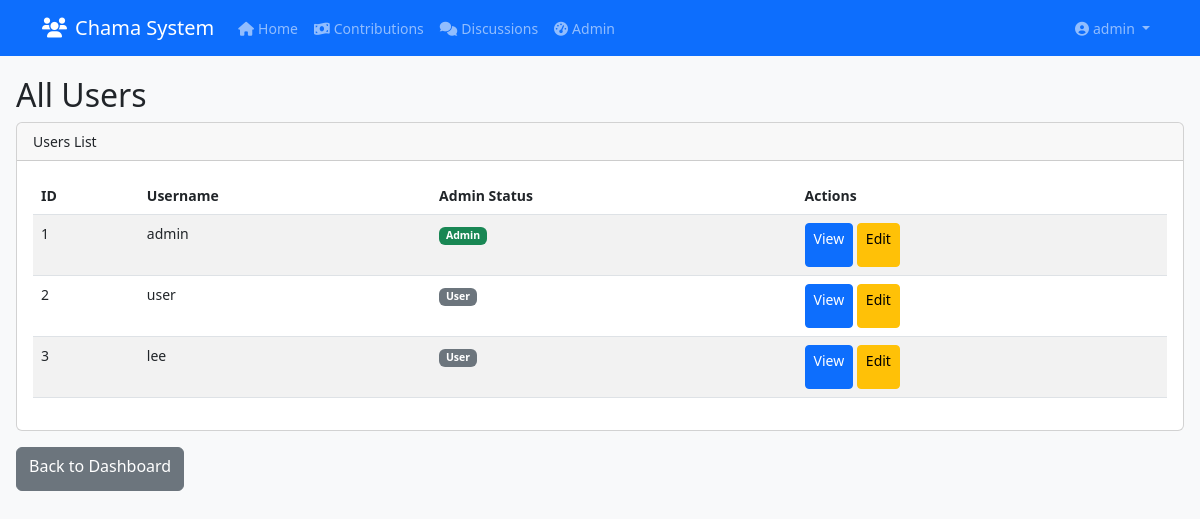
Before: /admin/users (signed in) with the older database file.
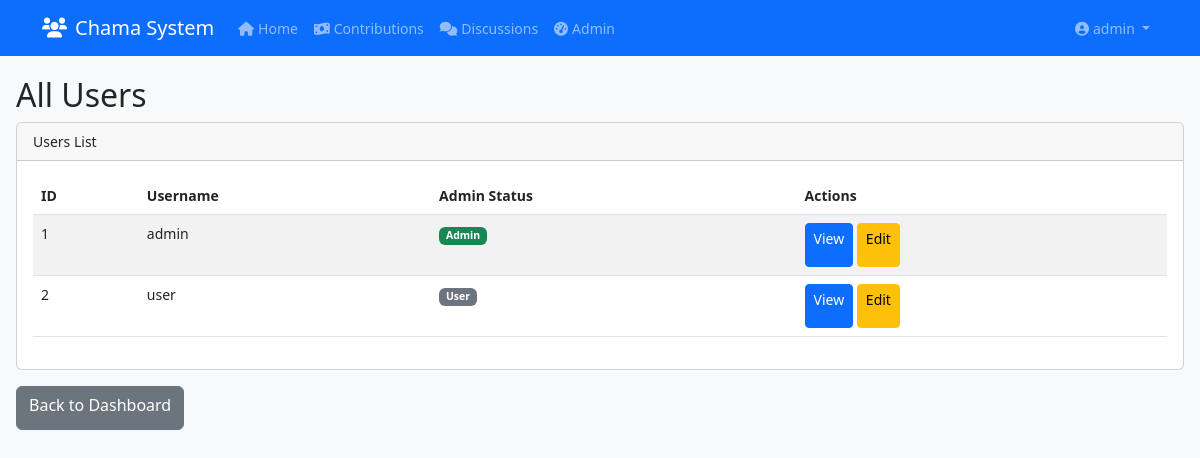
After: the same page with the newer database file.
### fixed_app.py (models this page shows, shortened)
class User(db.Model, UserMixin):
    id = db.Column(db.Integer, primary_key=True)
    username = db.Column(db.String(80), unique=True, nullable=False)
    password = db.Column(db.String(200), nullable=False)
    is_admin = db.Column(db.Boolean, default=False)
    last_seen = db.Column(db.DateTime, default=datetime.utcnow)
    is_online = db.Column(db.Boolean, default=False)
    members = db.relationship('Member', backref='user', lazy=True)

### fixed_app.py (the view)
@app.route('/admin/users')
@login_required
@admin_required
def admin_users():
    users = User.query.all()
    return render_template('admin/users.html', users=users)

### fixed_app.py (called while the page is built)
@login_manager.user_loader
def load_user(user_id):
    return User.query.get(int(user_id))

def admin_required(f):
    @wraps(f)
    def decorated_function(*args, **kwargs):
        if not current_user.is_admin:
            abort(403)
        return f(*args, **kwargs)
    return decorated_function

### templates/admin/users.html
{% extends "base.html" %}
{% block content %}
<h2>All Users</h2>
<div class="card">
    <div class="card-header">
        Users List
    </div>
    <div class="card-body">
        <table class="table table-striped">
            <thead>
                <tr>
                    <th>ID</th>
                    <th>Username</th>
                    <th>Admin Status</th>
                    <th>Actions</th>
                </tr>
            </thead>
            <tbody>
                {% for user in users %}
                <tr>
                    <td>{{ user.id }}</td>
                    <td>{{ user.username }}</td>
                    <td>
                        {% if user.is_admin %}
                            <span class="badge bg-success">Admin</span>
                        {% else %}
                            <span class="badge bg-secondary">User</span>
                        {% endif %}
                    </td>
                    <td>
                        <a href="#" class="btn btn-sm btn-primary">View</a>
                        <a href="#" class="btn btn-sm btn-warning">Edit</a>
                    </td>
                </tr>
                {% endfor %}
            </tbody>
        </table>
    </div>
</div>
<div class="mt-3">
    <a href="{{ url_for('admin_dashboard') }}" class="btn btn-secondary">Back to Dashboard</a>
</div>
{% endblock %}

### templates/navbar.html (shortened to what this page needs)
<nav class="navbar navbar-expand-lg navbar-dark bg-primary">
    <div class="container">
        <a class="navbar-brand" href="{{ url_for('index') }}">
            <i class="fas fa-users me-2"></i>Chama System
        </a>
        <div class="collapse navbar-collapse" id="navbarNav">
            {% if current_user.is_authenticated %}
            <ul class="navbar-nav me-auto">
                <li class="nav-item">
                    <a class="nav-link {% if request.path == url_for('index') %}active{% endif %}" href="{{ url_for('index') }}">
                        <i class="fas fa-home me-1"></i>Home
                    </a>
                </li>
                <li class="nav-item">
                    <a class="nav-link {% if request.path == url_for('contributions') %}active{% endif %}" href="{{ url_for('contributions') }}">
                        <i class="fas fa-money-bill-wave me-1"></i>Contributions
                    </a>
                </li>
                <li class="nav-item">
                    <a class="nav-link {% if request.path == url_for('discussions') %}active{% endif %}" href="{{ url_for('discussions') }}">
                        <i class="fas fa-comments me-1"></i>Discussions
                    </a>
                </li>
                {% if current_user.is_admin %}
                <li class="nav-item">
                    <a class="nav-link {% if request.path == url_for('admin_dashboard') %}active{% endif %}" href="{{ url_for('admin_dashboard') }}">
                        <i class="fas fa-tachometer-alt me-1"></i>Admin
                    </a>
                </li>
                {% endif %}
            </ul>
            <ul class="navbar-nav">
                <li class="nav-item dropdown">
                    <a class="nav-link dropdown-toggle" href="#" id="navbarDropdown" role="button"
                       data-bs-toggle="dropdown" aria-expanded="false">
                        <i class="fas fa-user-circle me-1"></i>{{ current_user.username }}
                    </a>
                </li>
            </ul>
            {% endif %}
        </div>
    </div>
</nav>

Changed rows visible on the page:
removed User: id "3", username "lee", is_admin "User"
